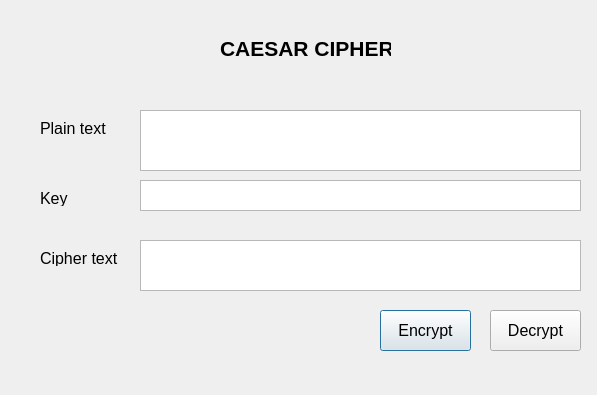
<?xml version="1.0" encoding="UTF-8"?>
<ui version="4.0">
 <class>Dialog</class>
 <widget class="QDialog" name="Dialog">
  <property name="geometry">
   <rect>
    <x>0</x><y>0</y><width>597</width><height>395</height>
   </rect>
  </property>
  <property name="windowTitle">
   <string>Caesar Cipher</string>
  </property>

  <!-- Title -->
  <widget class="QLabel" name="label">
   <property name="geometry"><rect><x>220</x><y>40</y><width>171</width><height>16</height></rect></property>
   <property name="font">
    <font><family>Arial</family><pointsize>16</pointsize><weight>75</weight><bold>true</bold></font>
   </property>
   <property name="text"><string>CAESAR CIPHER</string></property>
  </widget>

  <!-- Plain text -->
  <widget class="QLabel" name="label_plain">
   <property name="geometry"><rect><x>40</x><y>120</y><width>100</width><height>16</height></rect></property>
   <property name="font"><font><family>Arial</family><pointsize>12</pointsize></font></property>
   <property name="text"><string>Plain text</string></property>
  </widget>
  <widget class="QTextEdit" name="txt_plain_text">
   <property name="geometry"><rect><x>140</x><y>110</y><width>441</width><height>61</height></rect></property>
   <property name="font"><font><family>Arial</family><pointsize>12</pointsize></font></property>
  </widget>

  <!-- Key -->
  <widget class="QLabel" name="label_key">
   <property name="geometry"><rect><x>40</x><y>190</y><width>100</width><height>16</height></rect></property>
   <property name="font"><font><family>Arial</family><pointsize>12</pointsize></font></property>
   <property name="text"><string>Key</string></property>
  </widget>
  <widget class="QTextEdit" name="txt_key">
   <property name="geometry"><rect><x>140</x><y>180</y><width>441</width><height>31</height></rect></property>
   <property name="font"><font><family>Arial</family><pointsize>12</pointsize></font></property>
  </widget>

  <!-- Cipher text -->
  <widget class="QLabel" name="label_cipher">
   <property name="geometry"><rect><x>40</x><y>250</y><width>100</width><height>16</height></rect></property>
   <property name="font"><font><family>Arial</family><pointsize>12</pointsize></font></property>
   <property name="text"><string>Cipher text</string></property>
  </widget>
  <widget class="QTextEdit" name="txt_cipher_text">
   <property name="geometry"><rect><x>140</x><y>240</y><width>441</width><height>51</height></rect></property>
   <property name="font"><font><family>Arial</family><pointsize>12</pointsize></font></property>
  </widget>

  <!-- Buttons -->
  <widget class="QPushButton" name="btn_encrypt">
   <property name="geometry"><rect><x>380</x><y>310</y><width>91</width><height>41</height></rect></property>
   <property name="font"><font><family>Arial</family><pointsize>12</pointsize></font></property>
   <property name="text"><string>Encrypt</string></property>
  </widget>
  <widget class="QPushButton" name="btn_decrypt">
   <property name="geometry"><rect><x>490</x><y>310</y><width>91</width><height>41</height></rect></property>
   <property name="font"><font><family>Arial</family><pointsize>12</pointsize></font></property>
   <property name="text"><string>Decrypt</string></property>
  </widget>

 </widget>
 <resources/>
 <connections/>
</ui>
